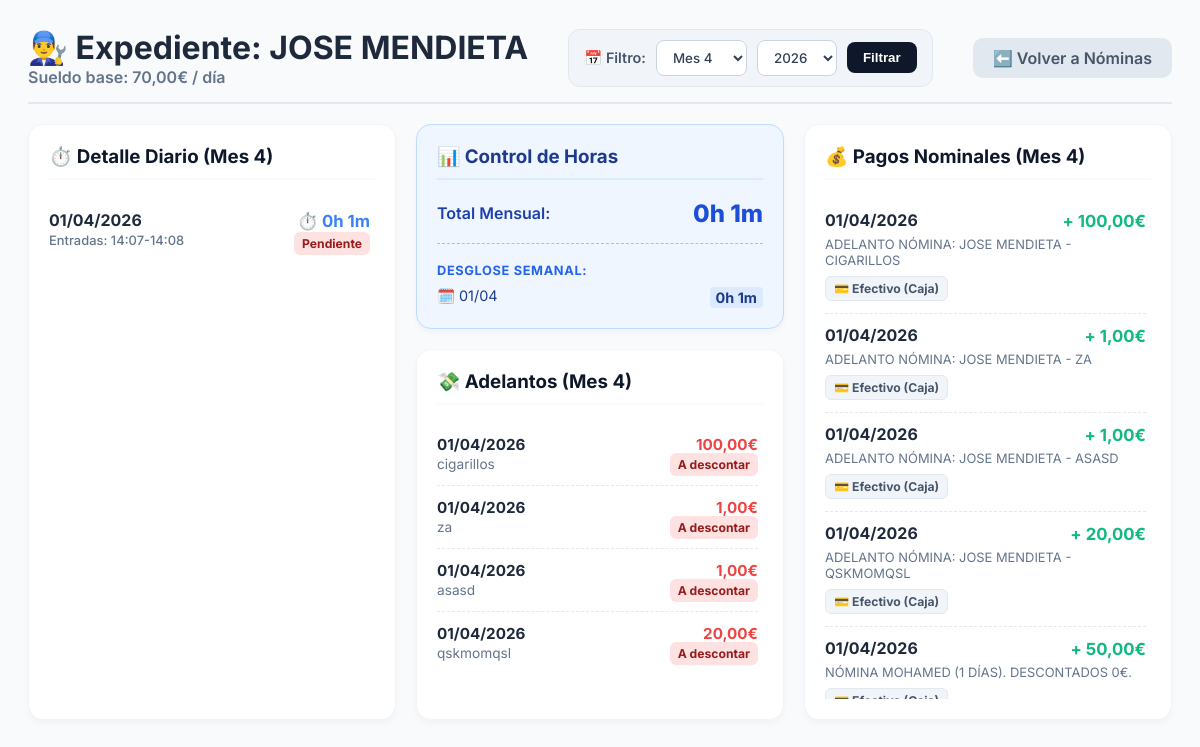
Before: /nominas/detalle/1/ with the older database file.
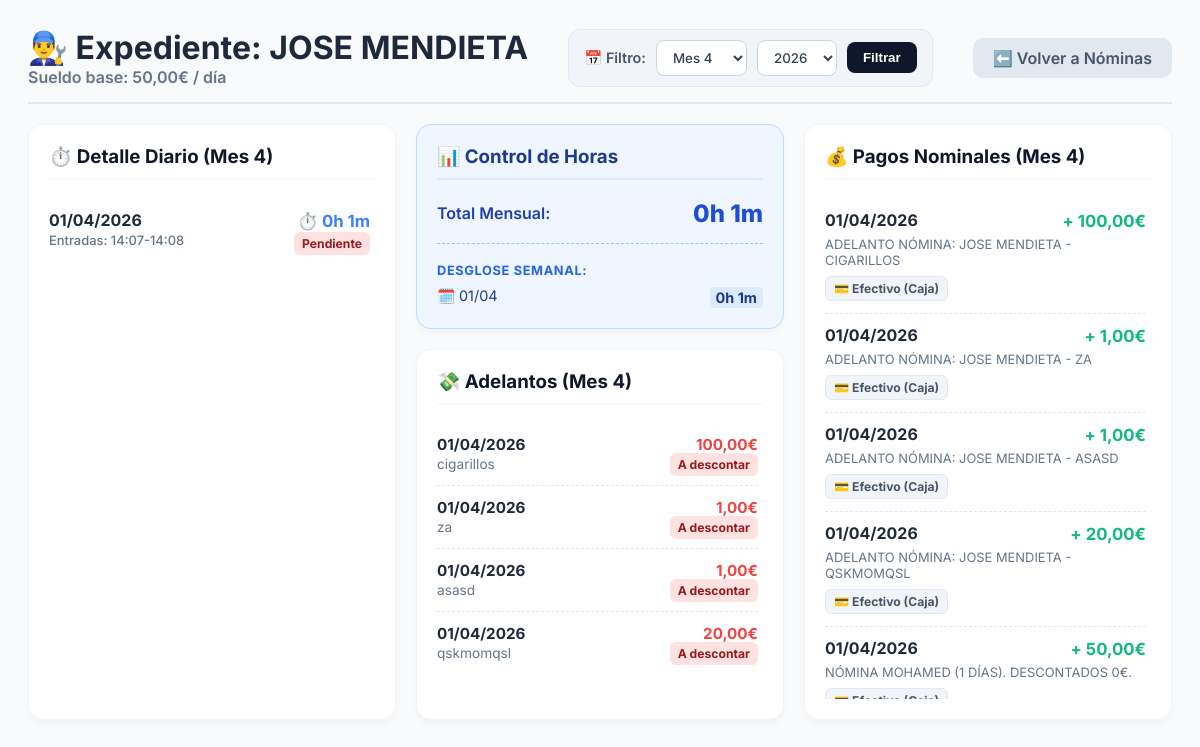
After: the same page with the newer database file.
### taller/models.py (models this page shows, shortened)
class Empleado(models.Model):
    nombre = models.CharField(max_length=100)
    telefono = models.CharField(max_length=20, blank=True, null=True)
    sueldo_por_dia = models.DecimalField(max_digits=10, decimal_places=2, default=50.00)
    es_sueldo_fijo = models.BooleanField(default=False)
    sueldo_fijo_mensual = models.DecimalField(max_digits=8, decimal_places=2, default=1000.00)

### taller/views.py (the view)
# urls.py: path('nominas/detalle/<int:empleado_id>/', views.detalle_nomina, name='detalle_nomina'),
def detalle_nomina(request, empleado_id):
    empleado = get_object_or_404(Empleado, id=empleado_id)
    hoy = timezone.now().date()
    mes_seleccionado = int(request.GET.get('mes', hoy.month))
    ano_seleccionado = int(request.GET.get('ano', hoy.year))
    asistencias_db = Asistencia.objects.filter(
        empleado=empleado,
        hora_salida__isnull=False,
        fecha__year=ano_seleccionado,
        fecha__month=mes_seleccionado
    ).order_by('-fecha', '-hora_entrada')
    adelantos = AdelantoSueldo.objects.filter(
        empleado=empleado,
        fecha__year=ano_seleccionado,
        fecha__month=mes_seleccionado
    ).order_by('-fecha')
    pagos = Gasto.objects.filter(
        empleado=empleado,
        categoria='Sueldos',
        fecha__year=ano_seleccionado,
        fecha__month=mes_seleccionado
    ).order_by('-fecha')
    def formatear_segundos(segs):
        horas = int(segs // 3600)
        minutos = int((segs % 3600) // 60)
        return f"{horas}h {minutos}m"
    agrupado_por_dia = defaultdict(list)
    for a in asistencias_db:
        agrupado_por_dia[a.fecha].append(a)
    dias_procesados = []
    semanas_dict = defaultdict(lambda: {'segundos': 0, 'dias': set()})
    total_mes_segundos = 0
    for fecha, registros in agrupado_por_dia.items():
        total_dia_segundos = 0
        fichajes_str = []
        pagado_dia = True
        semana_iso = fecha.isocalendar()[1]
        for r in registros:
            if not r.pagado: pagado_dia = False
            t1 = datetime.combine(fecha, r.hora_entrada)
            t2 = datetime.combine(fecha, r.hora_salida)
            if t2 < t1:
                if (t1 - t2).total_seconds() < 300: # Menos de 5 min de diferencia (clic de prueba)
                    t2 = t1
                else:
                    t2 += timedelta(days=1) # Turno de noche real (salió al día siguiente)
            segundos_turno = (t2 - t1).total_seconds()
            total_dia_segundos += segundos_turno
            total_mes_segundos += segundos_turno
            semanas_dict[semana_iso]['segundos'] += segundos_turno
            semanas_dict[semana_iso]['dias'].add(fecha)
            fichajes_str.append(f"{r.hora_entrada.strftime('%H:%M')}-{r.hora_salida.strftime('%H:%M')}")
        dias_procesados.append({
            'fecha': fecha,
            'fichajes': " | ".join(fichajes_str),
            'total_horas': formatear_segundos(total_dia_segundos),
            'pagado': pagado_dia
        })
    dias_procesados = sorted(dias_procesados, key=lambda x: x['fecha'], reverse=True)
    semanas_list = []
    for sem, data in semanas_dict.items():
        dias_ordenados = sorted(list(data['dias']))
        inicio = dias_ordenados[0].strftime('%d/%m')
        fin = dias_ordenados[-1].strftime('%d/%m')
        rango = f"{inicio} al {fin}" if inicio != fin else f"{inicio}"
        semanas_list.append({
            'semana': sem,
            'rango': rango,
            'total_horas': formatear_segundos(data['segundos'])
        })
    semanas_list = sorted(semanas_list, key=lambda x: x['semana'], reverse=True)
    meses_del_ano = list(range(1, 13))
    anos_disponibles = list(range(2024, hoy.year + 2))
    return render(request, 'taller/detalle_nomina.html', {
        'empleado': empleado,
        'dias_procesados': dias_procesados,
        'semanas_list': semanas_list,
        'total_mes_horas': formatear_segundos(total_mes_segundos),
        'adelantos': adelantos,
        'pagos': pagos,
        'mes_seleccionado': mes_seleccionado,
        'ano_seleccionado': ano_seleccionado,
        'meses_del_ano': meses_del_ano,
        'anos_disponibles': anos_disponibles,
    })

### taller/templates/taller/detalle_nomina.html (shortened to what the changed rows need)
<!DOCTYPE html>
<html lang="es">
<head>
</head>
<body>
    <div class="container">
        <div class="header">
            <div>
                <h1 style="margin: 0; display: flex; align-items: center; gap: 10px;">
                    👨‍🔧 Expediente: {{ empleado.nombre }}
                </h1>
                <span style="color: #64748b; font-weight: 600;">Sueldo base: {{ empleado.sueldo_por_dia }}€ / día</span>
            </div>
        </div>
    </div>
</body>
</html>

Changed rows visible on the page:
changed Empleado "JOSE MENDIETA": sueldo_por_dia "70,00" → "50,00"
